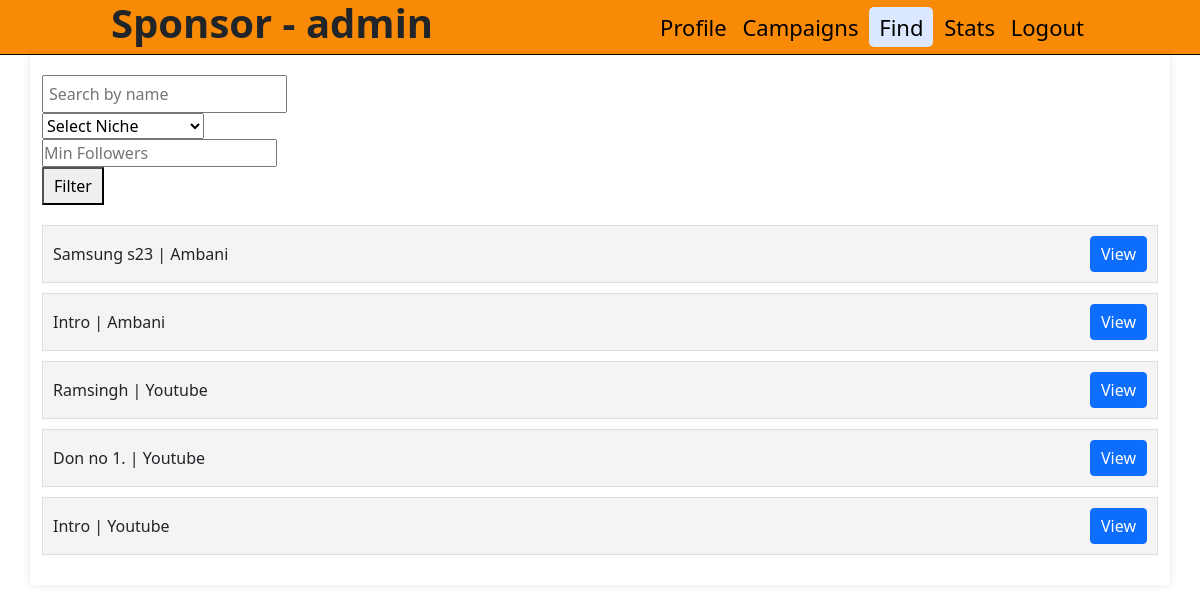
Screenshot of /sponsorsearch (signed in) with the database file from the repository.
### backend/models.py (models this page shows)
class Campaign_Info(db.Model):
    __tablename__="campaign_info"
    id=db.Column(db.Integer,primary_key=True)
    name=db.Column(db.String,nullable=False)
    description=db.Column(db.String,nullable=False)
    start_date=db.Column(db.String,nullable=False)
    end_date=db.Column(db.String,nullable=False)
    budget=db.Column(db.String,nullable=False)
    visibility=db.Column(db.String,nullable=False,default="private")
    goals=db.Column(db.String,nullable=False)
    niche=db.Column(db.String,nullable=False,default="Not specific")
    sponsor_id=db.Column(db.Integer,db.ForeignKey("sponsor_info.id"),nullable=False)
    adrequest_info=db.relationship("Adrequest_Info",backref="campaign_info")
    flagged=db.Column(db.String,nullable=False,default="NO")

class Sponsor_Info(db.Model):
      __tablename__="sponsor_info"
      id=db.Column(db.Integer,primary_key=True)
      user_name=db.Column(db.String,unique=True,nullable=False)
      password=db.Column(db.String,nullable=False)
      name=db.Column(db.String,nullable=False)
      industry=db.Column(db.String,nullable=False)
      campaign_info=db.relationship("Campaign_Info",backref="sponsor_info")
      flagged=db.Column(db.String,nullable=False,default="NO")

class Influencer_Info(db.Model):
    __tablename__="influencer_info"
    id=db.Column(db.Integer,primary_key=True)
    user_name=db.Column(db.String,unique=True,nullable=False)
    password=db.Column(db.String,nullable=False)
    platform=db.Column(db.String,nullable=False)
    Followers=db.Column(db.Integer,nullable=False)
    name=db.Column(db.String,nullable=False)
    niche=db.Column(db.String,nullable=False)
    adrequest_info=db.relationship("Adrequest_Info",backref="influencer_info")
    flagged=db.Column(db.String,nullable=False,default="NO")

### backend/controllers.py (the view)
@app.route("/sponsorsearch", methods=["GET", "POST"])
def sponsorsearch():
    if 'sponsor' not in session:
        return redirect(url_for('userlogin'))
    uname = session.get('sponsor')
    query = request.args.get('query', '')
    niche = request.args.get('niche', '')
    min_followers = request.args.get('min_followers', 0, type=int)
    notflagged_campaigns_query = Campaign_Info.query.filter_by(flagged="NO")
    if query:
        notflagged_campaigns_query = notflagged_campaigns_query.filter(Campaign_Info.name.ilike(f"%{query}%"))
    if niche:
        notflagged_campaigns_query = notflagged_campaigns_query.filter(Campaign_Info.niche == niche)
    notflagged_campaigns = notflagged_campaigns_query.all()
    notflagged_influencers_query = Influencer_Info.query.filter_by(flagged="NO")
    if query:
        notflagged_influencers_query = notflagged_influencers_query.filter(Influencer_Info.name.ilike(f"%{query}%"))
    if niche:
        notflagged_influencers_query = notflagged_influencers_query.filter(Influencer_Info.niche == niche)
    if min_followers:
        notflagged_influencers_query = notflagged_influencers_query.filter(Influencer_Info.followers >= min_followers)
    notflagged_influencers = notflagged_influencers_query.all()
    active_list = {
        f"campaign_{campaign.id}": [
            "campaign",
            campaign.name,
            campaign.sponsor_info.name,
            campaign.description,
            campaign.start_date,
            campaign.end_date,
            campaign.budget,
            campaign.visibility,
            campaign.goals,
            campaign.niche
        ] for campaign in notflagged_campaigns
    }
    active_list.update({
        f"influencer_{influencer.id}": [
            "influencer",
            influencer.name,
            influencer.platform,
            influencer.Followers,
            influencer.niche
        ] for influencer in notflagged_influencers
    })
    success_message = request.args.get('success_message')
    return render_template("sponsorsearch.html",
                           List=active_list,
                           user=uname,
                           success_message=success_message,
                           campaigns=notflagged_campaigns)

### templates/sponsorsearch.html (shortened to what this page needs)
<!DOCTYPE html>
<html lang="en">
<head>
    <link rel="stylesheet" href="/static/style.css">
    <link href="https://cdn.jsdelivr.net/npm/bootstrap@5.0.2/dist/css/bootstrap.min.css" rel="stylesheet">
</head>
<body>
    <header>
        <nav class="navigation">
            <h1 id="admindash"><b>Sponsor - {{user}}</b></h1>
            <div id="admin_button">
                <a href="/sponsordashboard" class="bt">Profile</a>
                <a href="/sponsorcampaign" class="bt">Campaigns</a>
                <a href="/sponsorsearch" id="active" class="bt">Find</a>
                <a href="/sponsorstats" class="bt">Stats</a>
                <a href="/userlogin" class="bt">Logout</a>
            </div>
        </nav>
    </header>
    <div class="container">
        <div class="search-filter">
            <form method="GET" action="/sponsorsearch" id="search-form">
                <input type="text" name="query" placeholder="Search by name">
                <select name="niche">
                    <option value="">Select Niche</option>
                </select>
                <input type="number" name="min_followers" placeholder="Min Followers">
                <button type="submit">Filter</button>
            </form>
        </div>
        {% if List %}
        {% for key, values in List.items() %}
            <div class="item">
                <div>{{ values[1] }} | {{ values[2] }}</div>
                <div>
                    <button type="button" class="btn btn-primary" data-bs-toggle="modal" data-bs-target="#Modal{{ key }}">View</button>
                </div>
            </div>
        {% endfor %}
    {% else %}
        <h5>No data to show</h5>
    {% endif %}
</div>
</body>
</html>

### static/style.css (style rules this page uses)
* { margin: 0; padding: 0; }
.bt { text-decoration: none; padding: 5px; color: black; }
#active { background-color: #dce8ff; padding: 5px 10px; border-radius: 5px; }
.navigation { display: flex; background-color: rgb(248, 138, 5); height: 55px;; justify-content: space-around; align-items: center; border-bottom: 1px solid black; }
#admin_button { font-size: 22px; }
.container { padding: 20px; }
.search-filter { display: flex; justify-content: end; margin-bottom: 20px; width: 25%; }
.search-filter input[type="text"] { padding: 5px; font-size: 16px; margin-right: 10px; flex-grow: 1; }
.search-filter button { padding: 5px 10px; font-size: 16px; cursor: pointer; }
.item { display: flex; justify-content: space-between; align-items: center; background-color: #f4f4f4; padding: 10px; border: 1px solid #ddd; margin-bottom: 10px; }
.item div { display: flex; align-items: center; }
.item button { padding: 5px 10px; margin-left: 10px; cursor: pointer; }
.container { display: inline-flexbox; background-color: #fff; border-radius: 5px; padding: 20px; box-shadow: 0 0 10px rgba(0, 0, 0, 0.1); }

### rows the page displays
Campaign_Info: name "Samsung s23"
Sponsor_Info: name "Ambani" "Ambani"
Campaign_Info: name "Intro"
Influencer_Info: name "Ramsingh", platform "Youtube"
Influencer_Info: name "Don no 1.", platform "Youtube"
Influencer_Info: name "Intro", platform "Youtube"
